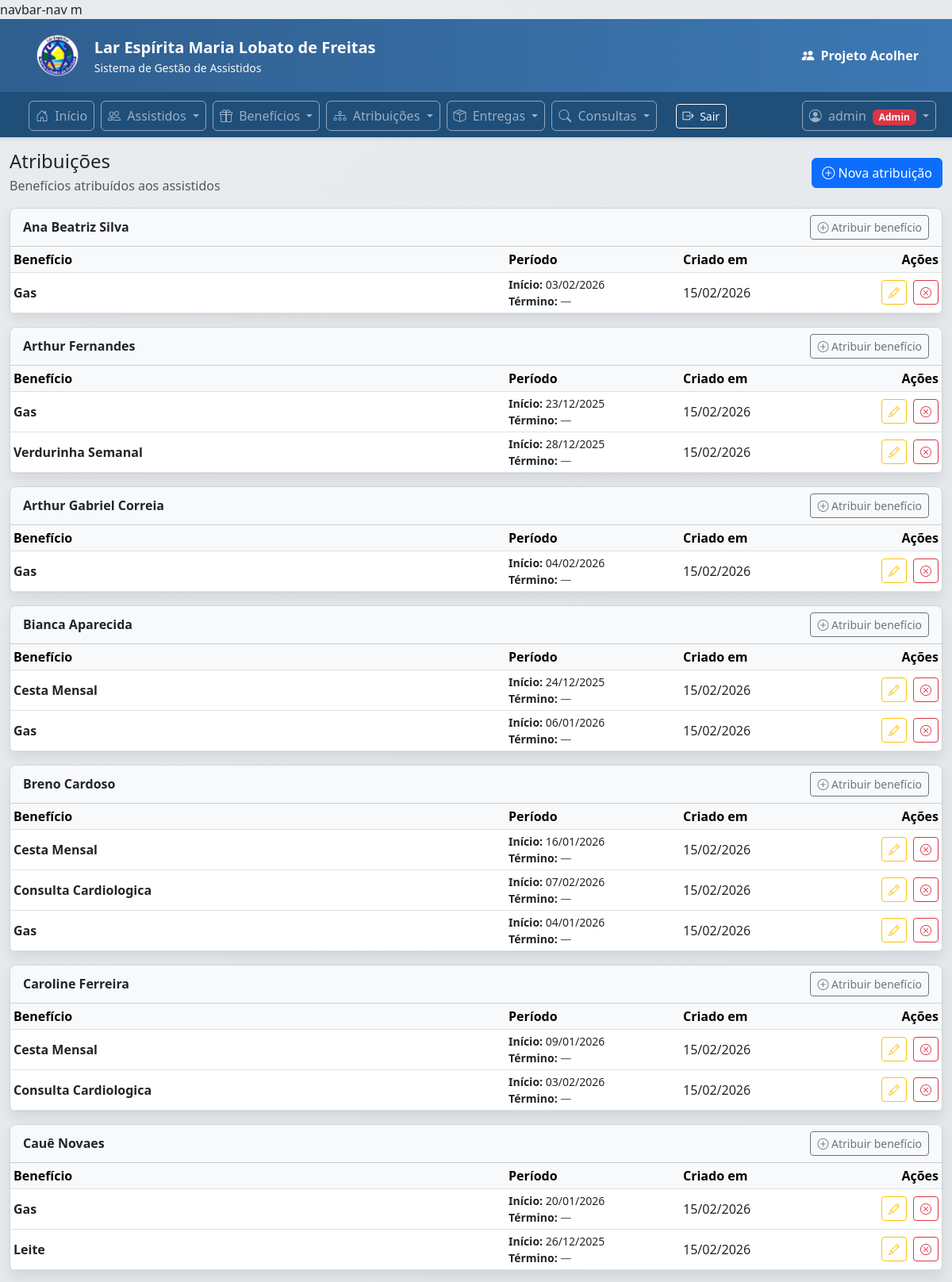
The page /operacoes/atribuicoes/ (signed in, upper part) on the database its author committed.
### apps/assistidos/models.py (models this page shows, shortened)
class Assistido(models.Model):
    id = models.UUIDField(primary_key=True, default=uuid.uuid4, editable=False)
    codigo = models.CharField(max_length=30, unique=True, blank=True, null=True)
    nome = models.CharField(max_length=120)
    cpf = models.CharField(max_length=11, blank=True, null=True, unique=True,verbose_name="CPF")
    data_nascimento = models.DateField(blank=True, null=True)
    telefone = models.CharField(max_length=30, blank=True)
    logradouro = models.CharField(max_length=120, blank=True)
    numero = models.CharField(max_length=20, blank=True)
    complemento = models.CharField(max_length=80, blank=True)
    bairro = models.CharField(max_length=80, blank=True)
    cidade = models.CharField(max_length=80, blank=True)
    uf = models.CharField(max_length=2, blank=True,verbose_name="UF")
    cep = models.CharField(max_length=9, blank=True,verbose_name="CEP")
    sit_trabalho = models.CharField(
        max_length=20, choices=SituacaoTrabalho.choices,
        default=SituacaoTrabalho.NAO_INFORMADO
    )
    responsavel_renda = models.CharField(
        max_length=20, choices=ResponsavelRenda.choices,
        default=ResponsavelRenda.NAO_INFORMADO
    )
    faixa_renda = models.CharField(
        max_length=20, choices=FaixaRenda.choices,
        default=FaixaRenda.NAO_INFORMADO
    )
    tipo_moradia = models.CharField(
        max_length=20, choices=TipoMoradia.choices,
        default=TipoMoradia.NAO_INFORMADO
    )
    material_moradia = models.CharField(
        max_length=20, choices=MaterialMoradia.choices,
        default=MaterialMoradia.NAO_INFORMADO
    )
    area_risco = models.CharField(
        max_length=20, choices=TriSimNao.choices,
        default=TriSimNao.NAO_INFORMADO
    )
    sabe_ler_escrever = models.CharField(
        max_length=20, choices=TriSimNao.choices,
        default=TriSimNao.NAO_INFORMADO
    )
    escolaridade = models.CharField(
        max_length=30, choices=Escolaridade.choices,
        default=Escolaridade.NAO_INFORMADO
    )
    diabetes = models.CharField(max_length=20, choices=TriSimNao.choices, default=TriSimNao.NAO_INFORMADO)
    pressao_alta = models.CharField(max_length=20, choices=TriSimNao.choices, default=TriSimNao.NAO_INFORMADO)
    medic_uso_continuo = models.CharField(max_length=20, choices=TriSimNao.choices, default=TriSimNao.NAO_INFORMADO)
    doenca_permanente = models.CharField(max_length=20, choices=TriSimNao.choices, default=TriSimNao.NAO_INFORMADO)
    data_inicio_apoio = models.DateField(blank=True, null=True,verbose_name="Ingresso no Programa")
    status = models.CharField(max_length=10, choices=StatusCadastro.choices, default=StatusCadastro.ATIVO)
    data_inativacao = models.DateField(blank=True, null=True)
    motivo_inativacao = models.CharField(max_length=200, blank=True)
    criado_em = models.DateTimeField(auto_now_add=True)
    class Meta:
        ordering = ["nome"]

### apps/beneficios/models.py (models this page shows, shortened)
class BeneficioAssistido(models.Model):
    assistido = models.ForeignKey(
        "assistidos.Assistido",
        on_delete=models.PROTECT,
        related_name="beneficios_atribuidos",
    )
    beneficio = models.ForeignKey(
        "Beneficio",
        on_delete=models.PROTECT,
        related_name="assistidos_atribuidos",
    )
    ativo = models.BooleanField(
        default=True,
        help_text="Permite encerrar a atribuição sem apagar histórico.",
    )
    data_inicio = models.DateField(default=timezone.localdate)
    data_termino = models.DateField(null=True, blank=True)
    criado_em = models.DateTimeField(default=timezone.now)
    class Meta:
        ordering = ["-criado_em"]
        constraints = [
            models.UniqueConstraint(
                fields=["assistido", "beneficio"],
                condition=Q(ativo=True),
                name="uniq_assistido_beneficio_ativo",
            )
        ]

class Beneficio(models.Model):
    nome = models.CharField(max_length=120, unique=True)
    categoria = models.CharField(
        max_length=20,
        choices=CategoriaBeneficio.choices,
    )
    periodicidade = models.CharField(
        max_length=20,
        choices=PeriodicidadeBeneficio.choices,
    )
    ativo = models.BooleanField(
        default=True,
        help_text="Permite desativar um benefício sem apagá-lo.",
    )
    class Meta:
        ordering = ["categoria", "nome"]

### apps/operacoes/atribuicoes/views.py (the view)
# urls.py: path("", views.atribuicoes_lista, name="atribuicoes_lista"),
@login_required
def atribuicoes_lista(request):
    if not pode_ver(request.user):
        return HttpResponseForbidden("Sem permissão.")
    atribuicoes = (
        BeneficioAssistido.objects
        .filter(ativo=True)
        .select_related("assistido", "beneficio")
        .order_by("assistido__nome", "beneficio__nome")
    )
    grupos = {}
    for a in atribuicoes:
        grupos.setdefault(a.assistido, []).append(a)
    contexto = {
        "grupos": grupos,           # {assistido_obj: [atrib1, atrib2, ...]}
    }
    return render(request, "operacoes/atribuicoes/lista.html", contexto)

### apps/operacoes/templates/operacoes/atribuicoes/lista.html (shortened to what this page needs)
{% extends "operacoes/base.html" %}
{% block content %}
<div class="d-flex flex-wrap justify-content-between align-items-center gap-2 mb-3">
  <div>
    <h1 class="h4 mb-1">Atribuições</h1>
    <p class="text-muted mb-0">Benefícios atribuídos aos assistidos</p>
  </div>
  <a class="btn btn-primary" href="{% url 'atribuicoes:atribuicao_nova' %}">
    <i class="bi bi-plus-circle"></i> Nova atribuição
  </a>
</div>
{% if grupos %}
  {% for assistido, atribuicoes in grupos.items %}
    <div class="card shadow-sm mb-3">
      <div class="card-header bg-body-tertiary d-flex justify-content-between align-items-center">
        <div>
          <strong>{{ assistido.nome|title }}</strong>
        </div>
        {% if pode_editar %}
          <a class="btn btn-sm btn-outline-secondary"
             href="{% url 'assistidos:assistido_beneficio_create' id=assistido.id %}">
            <i class="bi bi-plus-circle"></i> Atribuir benefício
          </a>
        {% endif %}
      </div>
      <div class="card-body p-0">
        <div class="table-responsive">
          <table class="table table-sm table-hover align-middle mb-0">
            <thead class="table-light">
              <tr>
                <th>Benefício</th>
                <th style="width:220px;">Período</th>
                <th style="width:160px;">Criado em</th>
                <th style="width:170px;" class="text-end">Ações</th>
              </tr>
            </thead>
            <tbody>
              {% if atribuicoes %}
                {% for a in atribuicoes %}
                  <tr>
                    <td class="fw-semibold">{{ a.beneficio.nome }}</td>
                    <td>
                      <div class="small">
                        <div><strong>Início:</strong> {{ a.data_inicio|date:"d/m/Y" }}</div>
                        <div>
                          <strong>Término:</strong>
                          {% if a.data_termino %}
                            {{ a.data_termino|date:"d/m/Y" }}
                          {% else %}
                            <span class="text-muted">—</span>
                          {% endif %}
                        </div>
                      </div>
                    </td>
                    <td>{{ a.criado_em|date:"d/m/Y" }}</td>
                    <td class="text-end">
                      <div class="d-flex justify-content-end gap-2 flex-nowrap">
                        {% if pode_editar %}
                          <a class="btn btn-sm btn-outline-warning"
                             href="{% url 'assistidos:assistido_beneficio_update' assistido.id a.id %}"
                             title="Editar">
                            <i class="bi bi-pencil"></i>
                          </a>
                          {% if a.ativo %}
                            <form method="post"
                                  action="{% url 'assistidos:assistido_beneficio_encerrar' assistido.id a.id %}"
                                  class="m-0 p-0">
                              <button type="submit"
                                      class="btn btn-sm btn-outline-danger"
                                      title="Encerrar"
                                      onclick="return confirm('Encerrar esta atribuição?');">
                                <i class="bi bi-x-circle"></i>
                              </button>
                            </form>
                          {% endif %}
                        {% endif %}
                      </div>
                    </td>
                  </tr>
                {% endfor %}
              {% else %}
                <tr>
                  <td colspan="5" class="text-center text-muted py-3">
                    Nenhuma atribuição cadastrada para este assistido.
                  </td>
                </tr>
              {% endif %}
            </tbody>
          </table>
        </div>
      </div>
    </div>
  {% endfor %}
{% else %}
  <div class="card shadow-sm">
    <div class="card-body text-center text-muted p-4">
      Nenhuma atribuição cadastrada.
    </div>
  </div>
{% endif %}
{% endblock %}

### apps/operacoes/templates/operacoes/base.html (shortened to what this page needs)
<!DOCTYPE html>
<html lang="pt-br">
{% load static %}
<head>
    <link href="https://cdn.jsdelivr.net/npm/bootstrap@5.3.0/dist/css/bootstrap.min.css" rel="stylesheet">
    <link rel="stylesheet" href="https://cdn.jsdelivr.net/npm/bootstrap-icons@1.10.0/font/bootstrap-icons.css">
</head>
navbar-nav m<body>
    <div class="header-institucional">
        <div class="container py-3">
            <div class="d-flex align-items-center justify-content-between flex-wrap gap-2">
                <div class="d-flex align-items-center gap-3">
                    <img src="{% static 'img/logo.png' %}"
                         alt="Lar Espírita Maria Lobato de Freitas"
                         style="height:60px; width:auto;">
                    <div>
                        <div class="fw-semibold fs-5 text-white">
                            Lar Espírita Maria Lobato de Freitas
                        </div>
                        <div class="small text-light">
                            Sistema de Gestão de Assistidos
                        </div>
                    </div>
                </div>
                <a class="brand-link fw-bold text-white d-inline-flex align-items-center"
                   href="{% url 'operacoes_home' %}">
                    <i class="bi bi-people-fill me-2"></i>
                    Projeto Acolher
                </a>
            </div>
        </div>
    </div>
    <nav class="navbar navbar-expand-lg navbar-dark navbar-institucional">
        <div class="container-fluid">
            <div class="collapse navbar-collapse" id="navbarMain">
                <ul class="navbar-nav ms-4 me-auto">
                    <li class="nav-item">
                        <a class="nav-link" href="{% url 'operacoes_home' %}">
                            <i class="bi bi-house-door me-1"></i> Início
                        </a>
                    </li>
                    {% if user.is_authenticated and pode_ver %}
                    <li class="nav-item dropdown">
                        <a class="nav-link dropdown-toggle" href="#" role="button" data-bs-toggle="dropdown"
                            aria-expanded="false">
                            <i class="bi bi-people me-1"></i> Assistidos
                        </a>
                    </li>
                    {% endif %}
                    {% if user.is_authenticated and pode_ver %}
                    <li class="nav-item dropdown">
                        <a class="nav-link dropdown-toggle" href="#" role="button" data-bs-toggle="dropdown"
                            aria-expanded="false">
                            <i class="bi bi-gift me-1"></i> Benefícios
                        </a>
                    </li>
                    {% endif %}
                    {% if user.is_authenticated and pode_ver %}
                    <li class="nav-item dropdown">
                        <a class="nav-link dropdown-toggle" href="#" role="button" data-bs-toggle="dropdown"
                            aria-expanded="false">
                            <i class="bi bi-diagram-3 me-1"></i> Atribuições
                        </a>
                    </li>
                    {% endif %}
                    {% if user.is_authenticated and pode_ver %}
                    <li class="nav-item dropdown">
                        <a class="nav-link dropdown-toggle" href="#" role="button" data-bs-toggle="dropdown"
                            aria-expanded="false">
                            <i class="bi bi-box-seam me-1"></i> Entregas
                        </a>
                    </li>
                    {% endif %}
                    {% if user.is_authenticated and pode_ver %}
                    <li class="nav-item dropdown">
                        <a class="nav-link dropdown-toggle" href="#" role="button" data-bs-toggle="dropdown"
                            aria-expanded="false">
                            <i class="bi bi-search me-1"></i> Consultas
                        </a>
                    </li>
                    <li class="nav-item d-flex align-items-center ms-3">
                        <form method="post" action="/accounts/logout/" class="m-0">
                            <button type="submit" class="btn btn-outline-light btn-sm">
                                <i class="bi bi-box-arrow-right me-1"></i> Sair
                            </button>
                        </form>
                    </li>
                    {% endif %}
                </ul>
                <ul class="navbar-nav">
                    {% if user.is_authenticated %}
                    <li class="nav-item dropdown">
                        <a class="nav-link dropdown-toggle" href="#" role="button" data-bs-toggle="dropdown"
                            aria-expanded="false">
                            <i class="bi bi-person-circle me-1"></i> {{ user.username }}
                            {% if user.is_superuser %}
                            <span class="badge bg-danger ms-1">Admin</span>
                            {% elif pode_deletar %}
                            <span class="badge bg-success ms-1">Gestor</span>
                            {% elif pode_editar %}
                            <span class="badge bg-secondary ms-1">Operador</span>
                            {% elif pode_ver %}
                            <span class="badge bg-info text-dark ms-1">Consultor</span>
                            {% endif %}
                        </a>
                    </li>
                    {% else %}
                    <li class="nav-item">
                        <a class="nav-link" href="/accounts/login/">
                            <i class="bi bi-box-arrow-in-right me-1"></i> Entrar
                        </a>
                    </li>
                    {% endif %}
                </ul>
            </div>
        </div>
    </nav>
    <div class="container-fluid mt-3">
        {% block content %}
        {% endblock %}
    </div>
</body>
</html>

### rows shown on the page
Assistido: nome "Ana Beatriz Silva"
BeneficioAssistido: beneficio.nome "Gas", data_inicio "03/02/2026", criado_em "15/02/2026", ativo True (drawn)
Assistido: nome "Arthur Fernandes"
BeneficioAssistido: beneficio.nome "Gas", data_inicio "23/12/2025", criado_em "15/02/2026", ativo True (drawn)
BeneficioAssistido: beneficio.nome "Verdurinha Semanal", data_inicio "28/12/2025", criado_em "15/02/2026", ativo True (drawn)
Assistido: nome "Arthur Gabriel Correia"
BeneficioAssistido: beneficio.nome "Gas", data_inicio "04/02/2026", criado_em "15/02/2026", ativo True (drawn)
Assistido: nome "Bianca Aparecida"
BeneficioAssistido: beneficio.nome "Cesta Mensal", data_inicio "24/12/2025", criado_em "15/02/2026", ativo True (drawn)
BeneficioAssistido: beneficio.nome "Gas", data_inicio "06/01/2026", criado_em "15/02/2026", ativo True (drawn)
Assistido: nome "Breno Cardoso"
BeneficioAssistido: beneficio.nome "Cesta Mensal", data_inicio "16/01/2026", criado_em "15/02/2026", ativo True (drawn)
BeneficioAssistido: beneficio.nome "Consulta Cardiologica", data_inicio "07/02/2026", criado_em "15/02/2026", ativo True (drawn)
BeneficioAssistido: beneficio.nome "Gas", data_inicio "04/01/2026", criado_em "15/02/2026", ativo True (drawn)
Assistido: nome "Caroline Ferreira"
BeneficioAssistido: beneficio.nome "Cesta Mensal", data_inicio "09/01/2026", criado_em "15/02/2026", ativo True (drawn)
BeneficioAssistido: beneficio.nome "Consulta Cardiologica", data_inicio "03/02/2026", criado_em "15/02/2026", ativo True (drawn)
Assistido: nome "Cauê Novaes"
BeneficioAssistido: beneficio.nome "Gas", data_inicio "20/01/2026", criado_em "15/02/2026", ativo True (drawn)
BeneficioAssistido: beneficio.nome "Leite", data_inicio "26/12/2025", criado_em "15/02/2026", ativo True (drawn)

### other values the page prints
{{ user.username }} "admin"
